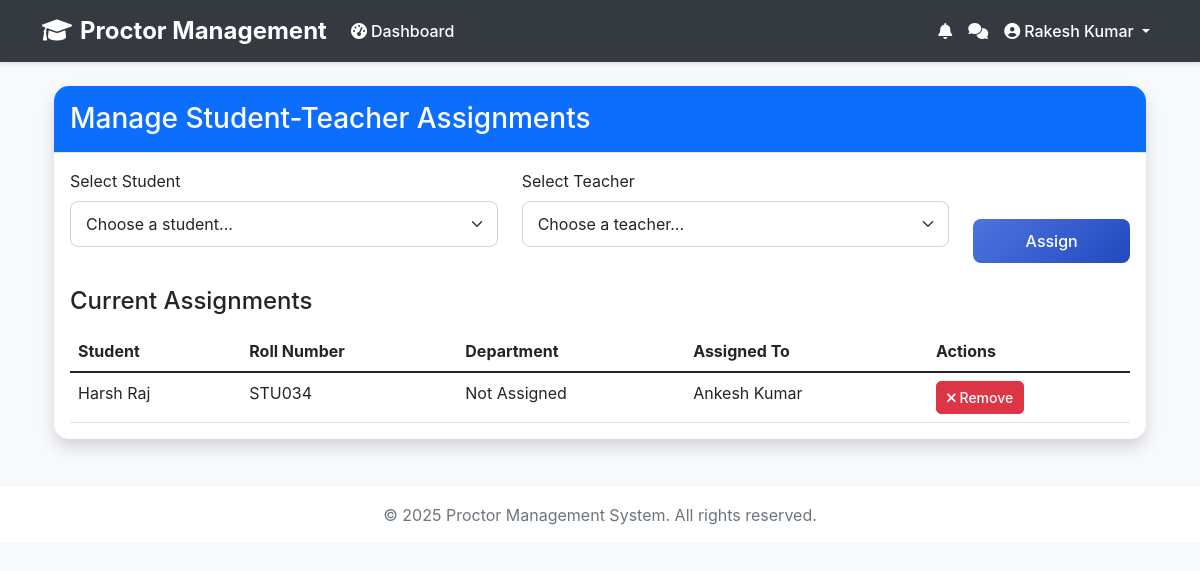
The page /admin-panel/assignments/ (signed in) on the database its author committed.
### accounts/models.py (models this page shows, shortened)
class User(AbstractUser):
    ROLE_CHOICES = (
        ('student', 'Student'),
        ('teacher', 'Teacher'),
        ('admin', 'Admin'),
    )
    role = models.CharField(max_length=10, choices=ROLE_CHOICES, default='student')
    phone_number = models.CharField(max_length=15, blank=True, null=True)
    address = models.TextField(blank=True, null=True)
    is_email_verified = models.BooleanField(default=False)
    password_reset_token = models.CharField(max_length=32, null=True, blank=True)
    password_reset_expires = models.DateTimeField(null=True, blank=True)

### student/models.py (models this page shows, shortened)
class Student(models.Model):
    user = models.OneToOneField(settings.AUTH_USER_MODEL, on_delete=models.CASCADE)
    roll_number = models.CharField(max_length=20, unique=True)
    department = models.CharField(max_length=100)
    semester = models.IntegerField()
    assigned_proctor = models.ForeignKey('proctor.Proctor', on_delete=models.SET_NULL, null=True, related_name='assigned_students')
    created_at = models.DateTimeField(auto_now_add=True, null=True, blank=True)
    updated_at = models.DateTimeField(auto_now=True)
    date_of_birth = models.DateField(null=True, blank=True)

### proctor/models.py (models this page shows, shortened)
class Proctor(models.Model):
    user = models.OneToOneField(settings.AUTH_USER_MODEL, on_delete=models.CASCADE)
    department = models.CharField(max_length=100)
    designation = models.CharField(max_length=100)
    phone_number = models.CharField(max_length=15)
    office_location = models.CharField(max_length=200)
    created_at = models.DateTimeField(auto_now_add=True)
    updated_at = models.DateTimeField(auto_now=True)

### admin_panel/views.py (the view, shortened to what this page needs)
# urls.py: path('assignments/', views.manage_assignments, name='manage_assignments'),
@login_required
def manage_assignments(request):
    if request.user.role != 'admin':
        return redirect('dashboard')
    unassigned_students = Student.objects.filter(assigned_proctor__isnull=True)
    teachers = Teacher.objects.all()
    assignments = Student.objects.filter(assigned_proctor__isnull=False)
    context = {
        'unassigned_students': unassigned_students,
        'teachers': teachers,
        'assignments': assignments,
    }
    return render(request, 'admin_panel/manage_assignments.html', context)

### accounts/context_processors.py (called while the page is built)
def unread_notifications_count(request):
    if request.user.is_authenticated:
        count = Notification.objects.filter(user=request.user, is_read=False).count()
    else:
        count = 0
    return {'unread_notifications_count': count}

### admin_panel/templates/admin_panel/manage_assignments.html (shortened to what this page needs)
{% extends 'accounts/base.html' %}
{% block content %}
<div class="container">
    <div class="row mb-4">
        <div class="col-md-12">
            <div class="card shadow">
                <div class="card-header bg-primary text-white">
                    <h3 class="mb-0">Manage Student-Teacher Assignments</h3>
                </div>
                <div class="card-body">
                    <form method="post" class="mb-4">
                        <div class="row">
                            <div class="col-md-5">
                                <div class="mb-3">
                                    <label for="student" class="form-label">Select Student</label>
                                    <select name="student" id="student" class="form-select" required>
                                        <option value="">Choose a student...</option>
                                    </select>
                                </div>
                            </div>
                            <div class="col-md-5">
                                <div class="mb-3">
                                    <label for="teacher" class="form-label">Select Teacher</label>
                                    <select name="teacher" id="teacher" class="form-select" required>
                                        <option value="">Choose a teacher...</option>
                                    </select>
                                </div>
                            </div>
                            <div class="col-md-2 d-flex align-items-end">
                                <button type="submit" class="btn btn-primary w-100">Assign</button>
                            </div>
                        </div>
                    </form>
                    <h4 class="mb-3">Current Assignments</h4>
                    <div class="table-responsive">
                        <table class="table table-hover">
                            <thead>
                                <tr>
                                    <th>Student</th>
                                    <th>Roll Number</th>
                                    <th>Department</th>
                                    <th>Assigned To</th>
                                    <th>Actions</th>
                                </tr>
                            </thead>
                            <tbody>
                                {% for student in assignments %}
                                    <tr>
                                        <td>{{ student.user.get_full_name }}</td>
                                        <td>{{ student.roll_number }}</td>
                                        <td>{{ student.department }}</td>
                                        <td>{{ student.assigned_proctor.user.get_full_name }}</td>
                                        <td>
                                            <a href="{% url 'remove_assignment' student.id %}"
                                               class="btn btn-danger btn-sm"
                                               onclick="return confirm('Are you sure you want to remove this assignment?')">
                                                <i class="fas fa-times"></i> Remove
                                            </a>
                                        </td>
                                    </tr>
                                {% empty %}
                                    <tr>
                                        <td colspan="5" class="text-center">No assignments found</td>
                                    </tr>
                                {% endfor %}
                            </tbody>
                        </table>
                    </div>
                </div>
            </div>
        </div>
    </div>
</div>
{% endblock %}

### accounts/templates/accounts/base.html (shortened to what this page needs)
<!DOCTYPE html>
<html lang="en">
<head>
    <link href="https://cdn.jsdelivr.net/npm/bootstrap@5.1.3/dist/css/bootstrap.min.css" rel="stylesheet">
    <link href="https://cdnjs.cloudflare.com/ajax/libs/font-awesome/6.0.0/css/all.min.css" rel="stylesheet">
</head>
<body>
    <nav class="navbar navbar-expand-lg navbar-dark">
        <div class="container">
            <a class="navbar-brand" href="{% url 'home' %}">
                <i class="fas fa-graduation-cap me-2"></i>Proctor Management
            </a>
            <div class="collapse navbar-collapse" id="navbarNav">
                <ul class="navbar-nav me-auto">
                    {% if user.is_authenticated %}
                        <li class="nav-item">
                            <a class="nav-link" href="{% url 'dashboard' %}">
                                <i class="fas fa-tachometer-alt me-1"></i>Dashboard
                            </a>
                        </li>
                    {% endif %}
                </ul>
                <ul class="navbar-nav">
                    {% if user.is_authenticated %}
                        <li class="nav-item">
                            <a class="nav-link position-relative" href="{% url 'notifications' %}">
                                <i class="fas fa-bell"></i>
                            </a>
                        </li>
                        <li class="nav-item">
                            <a class="nav-link position-relative" href="{% if user.teacher %}{% url 'teacher_chat' %}{% elif user.student %}{% url 'student_chat' %}{% endif %}">
                                <i class="fas fa-comments"></i>
                            </a>
                        </li>
                        <li class="nav-item dropdown">
                            <a class="nav-link dropdown-toggle" href="#" id="navbarDropdown" role="button" data-bs-toggle="dropdown">
                                <i class="fas fa-user-circle me-1"></i>{{ user.get_full_name }}
                            </a>
                        </li>
                    {% endif %}
                </ul>
            </div>
        </div>
    </nav>
    <div class="container py-4">
        {% block content %}
        {% endblock %}
    </div>
    <footer class="footer mt-auto py-3 bg-white">
        <div class="container text-center">
            <span class="text-muted">© 2025 Proctor Management System. All rights reserved.</span>
        </div>
    </footer>
</body>
</html>

### accounts/templates/accounts/base.html (style rules this page uses)
:root { --primary-color: #4e73df; --secondary-color: #858796; --success-color: #1cc88a; --info-color: #36b9cc; --warning-color: #f6c23e; --danger-color: #e74a3b; }
body { font-family: 'Nunito', -apple-system, BlinkMacSystemFont, "Segoe UI", Roboto, "Helvetica Neue", Arial, sans-serif; background-color: #f8f9fc; }
.navbar { background-color: #343a40; box-shadow: 0 2px 4px rgba(0,0,0,.1); }
.navbar-brand { font-weight: 700; font-size: 1.5rem; color: white !important; }
.nav-link { font-weight: 500; padding: 0.5rem 1rem; transition: all 0.3s ease; color: white !important; }
.card { border: none; border-radius: 0.35rem; box-shadow: 0 0.15rem 1.75rem 0 rgba(58, 59, 69, 0.15); }
.card-header { background-color: #f8f9fc; border-bottom: 1px solid #e3e6f0; padding: 1rem; }
.btn { border-radius: 0.35rem; padding: 0.375rem 0.75rem; font-weight: 500; transition: all 0.3s ease; }
.btn-primary { background: linear-gradient(135deg, var(--primary-color) 0%, #224abe 100%); border: none; }

### admin_panel/templates/admin_panel/manage_assignments.html (style rules this page uses)
.card { border: none; border-radius: 15px; }
.card-header { border-radius: 15px 15px 0 0 !important; }
.form-select { border-radius: 8px; padding: 10px 15px; }
.btn-primary { padding: 10px 15px; border-radius: 8px; }
.table { margin-bottom: 0; }
.btn-danger { padding: 5px 10px; border-radius: 5px; }

### rows shown on the page
User: get_full_name "Rakesh Kumar"
Student: user.get_full_name "Harsh Raj", roll_number "STU034", department "Not Assigned", assigned_proctor.user.get_full_name "Ankesh Kumar"
